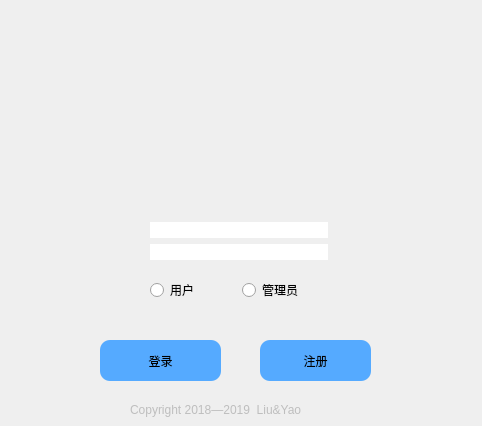
<?xml version="1.0" encoding="UTF-8"?>
<ui version="4.0">
 <class>login</class>
 <widget class="QDialog" name="login">
  <property name="geometry">
   <rect>
    <x>0</x>
    <y>0</y>
    <width>482</width>
    <height>426</height>
   </rect>
  </property>
  <property name="windowTitle">
   <string>Dialog</string>
  </property>
  <property name="autoFillBackground">
   <bool>true</bool>
  </property>
  <property name="sizeGripEnabled">
   <bool>false</bool>
  </property>
  <widget class="QLabel" name="label_3">
   <property name="geometry">
    <rect>
     <x>0</x>
     <y>0</y>
     <width>481</width>
     <height>201</height>
    </rect>
   </property>
   <property name="styleSheet">
    <string notr="true">border-image: url(:/images/14.jpg);</string>
   </property>
   <property name="text">
    <string/>
   </property>
  </widget>
  <widget class="QPushButton" name="pushButton">
   <property name="enabled">
    <bool>true</bool>
   </property>
   <property name="geometry">
    <rect>
     <x>100</x>
     <y>340</y>
     <width>121</width>
     <height>41</height>
    </rect>
   </property>
   <property name="minimumSize">
    <size>
     <width>112</width>
     <height>0</height>
    </size>
   </property>
   <property name="styleSheet">
    <string notr="true">
 border-style:solid;  
       background: transparent;  
       background-color: rgb(85, 170, 255); 
         font: 12pt &quot;微软雅黑&quot;;
        
        border-radius: 10px;  
</string>
   </property>
   <property name="text">
    <string>登录</string>
   </property>
  </widget>
  <widget class="QPushButton" name="pushButton_2">
   <property name="geometry">
    <rect>
     <x>260</x>
     <y>340</y>
     <width>111</width>
     <height>41</height>
    </rect>
   </property>
   <property name="styleSheet">
    <string notr="true"> border-style:solid;  
       background: transparent;  
       background-color: rgb(85, 170, 255); 
         font: 12pt &quot;微软雅黑&quot;;
        
        border-radius: 10px;  
</string>
   </property>
   <property name="text">
    <string>注册</string>
   </property>
  </widget>
  <widget class="QLabel" name="label_4">
   <property name="enabled">
    <bool>false</bool>
   </property>
   <property name="geometry">
    <rect>
     <x>130</x>
     <y>400</y>
     <width>241</width>
     <height>20</height>
    </rect>
   </property>
   <property name="text">
    <string>Copyright 2018—2019  Liu&amp;Yao </string>
   </property>
  </widget>
  <widget class="QWidget" name="layoutWidget">
   <property name="geometry">
    <rect>
     <x>150</x>
     <y>210</y>
     <width>178</width>
     <height>105</height>
    </rect>
   </property>
   <layout class="QVBoxLayout" name="verticalLayout_2">
    <item>
     <layout class="QVBoxLayout" name="verticalLayout">
      <item>
       <widget class="QLineEdit" name="lineEdit_username">
        <property name="styleSheet">
         <string notr="true">
       border-style: solid; 
       background: transparent;  
       background-color:#FFFFFF; 
         


 
  font: 12pt &quot;微软雅黑&quot;;
        
        border-radius: 10px;  </string>
        </property>
       </widget>
      </item>
      <item>
       <widget class="QLineEdit" name="lineEdit_password">
        <property name="styleSheet">
         <string notr="true">
       border-style: solid; 
       background: transparent;  
       background-color:#FFFFFF; 
         


 
  font: 12pt &quot;微软雅黑&quot;;
        
        border-radius: 10px;  </string>
        </property>
        <property name="echoMode">
         <enum>QLineEdit::Password</enum>
        </property>
       </widget>
      </item>
     </layout>
    </item>
    <item>
     <layout class="QHBoxLayout" name="horizontalLayout">
      <item>
       <widget class="QRadioButton" name="radioButton_user">
        <property name="styleSheet">
         <string notr="true">


  
  
  font: 10pt &quot;微软雅黑&quot;;
        
          

color:#000000;</string>
        </property>
        <property name="text">
         <string>用户</string>
        </property>
       </widget>
      </item>
      <item>
       <widget class="QRadioButton" name="radioButton_admin">
        <property name="enabled">
         <bool>true</bool>
        </property>
        <property name="styleSheet">
         <string notr="true">


  
  
  font: 10pt &quot;微软雅黑&quot;;
        
          

color:#000000;</string>
        </property>
        <property name="text">
         <string>管理员</string>
        </property>
       </widget>
      </item>
     </layout>
    </item>
   </layout>
  </widget>
 </widget>
 <resources/>
 <connections/>
</ui>
